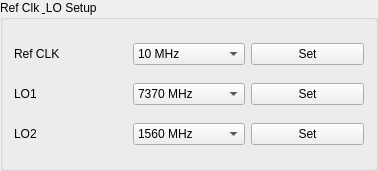
         <widget class="QGroupBox" name="groupBox_22">
          <property name="geometry">
           <rect>
            <x>900</x>
            <y>40</y>
            <width>378</width>
            <height>171</height>
           </rect>
          </property>
          <property name="title">
           <string>Ref Clk &amp; LO Setup</string>
          </property>
          <layout class="QHBoxLayout" name="horizontalLayout_69">
           <item>
            <layout class="QGridLayout" name="gridLayout_63">
             <item row="1" column="5">
              <widget class="QPushButton" name="Pbdac1RCLset2">
               <property name="text">
                <string>Set</string>
               </property>
              </widget>
             </item>
             <item row="0" column="5">
              <widget class="QPushButton" name="Pbdac1RCLset">
               <property name="text">
                <string>Set</string>
               </property>
              </widget>
             </item>
             <item row="1" column="4">
              <widget class="QComboBox" name="CBdac1RCLlo1">
               <item>
                <property name="text">
                 <string>7370 MHz</string>
                </property>
               </item>
               <item>
                <property name="text">
                 <string>8180 MHz</string>
                </property>
               </item>
              </widget>
             </item>
             <item row="1" column="3">
              <widget class="QLabel" name="LbIDAC1RCLlo1">
               <property name="text">
                <string>LO1</string>
               </property>
              </widget>
             </item>
             <item row="2" column="3">
              <widget class="QLabel" name="LbIDAC1RCLlo2">
               <property name="text">
                <string>LO2</string>
               </property>
              </widget>
             </item>
             <item row="0" column="4">
              <widget class="QComboBox" name="CBdac1RCLrefclk">
               <item>
                <property name="text">
                 <string>10 MHz</string>
                </property>
               </item>
               <item>
                <property name="text">
                 <string>60 MHz</string>
                </property>
               </item>
               <item>
                <property name="text">
                 <string>120 MHz</string>
                </property>
               </item>
               <item>
                <property name="text">
                 <string>240 MHz</string>
                </property>
               </item>
              </widget>
             </item>
             <item row="0" column="3">
              <widget class="QLabel" name="LbIDAC1RCLrefclk">
               <property name="text">
                <string>Ref CLK</string>
               </property>
              </widget>
             </item>
             <item row="2" column="4">
              <widget class="QComboBox" name="CBdac1RCLlo2">
               <item>
                <property name="text">
                 <string>1560 MHz</string>
                </property>
               </item>
               <item>
                <property name="text">
                 <string>1440 MHz</string>
                </property>
               </item>
              </widget>
             </item>
             <item row="2" column="5">
              <widget class="QPushButton" name="Pbdac1RCLsetlo2">
               <property name="text">
                <string>Set</string>
               </property>
              </widget>
             </item>
            </layout>
           </item>
          </layout>
         </widget>
